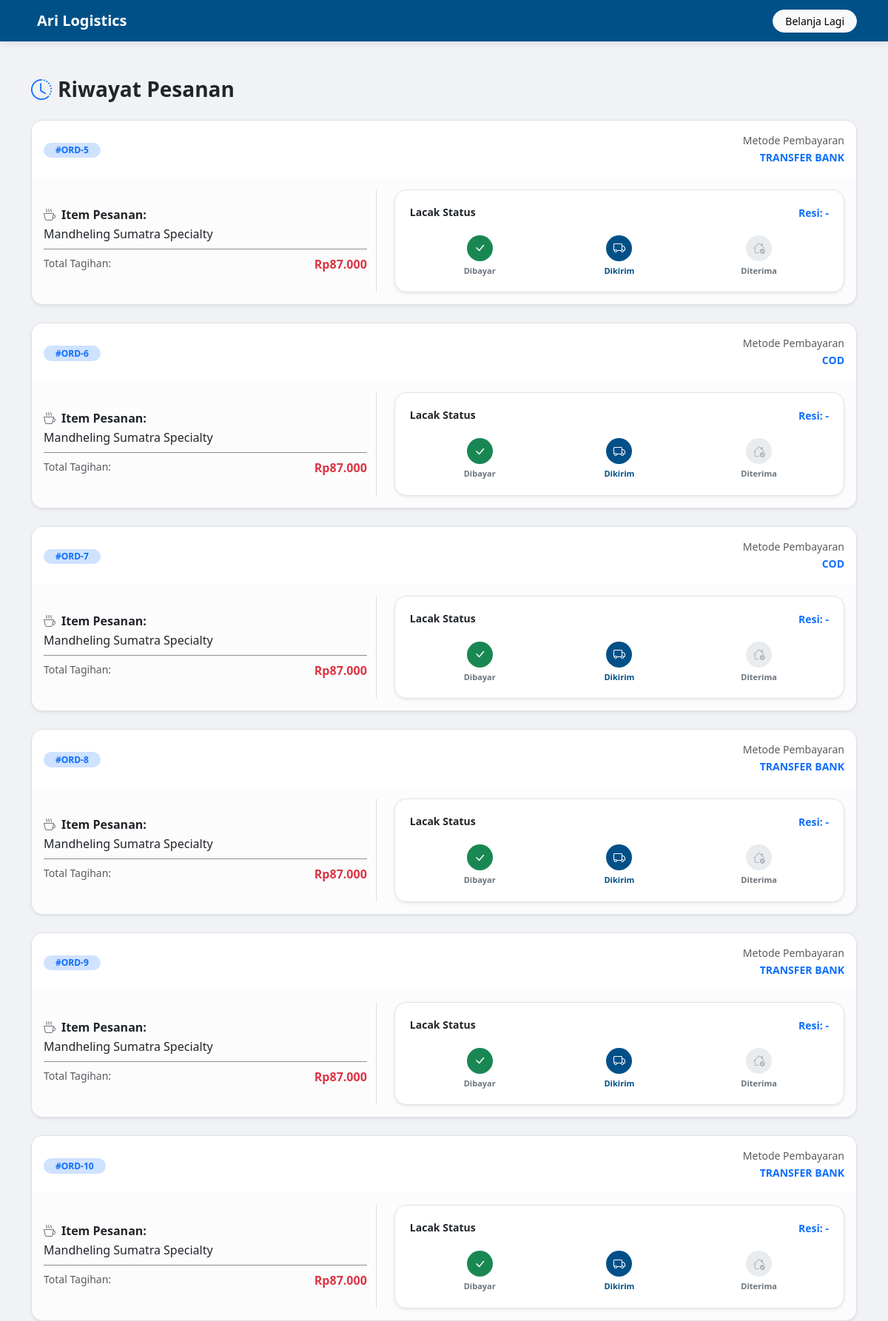
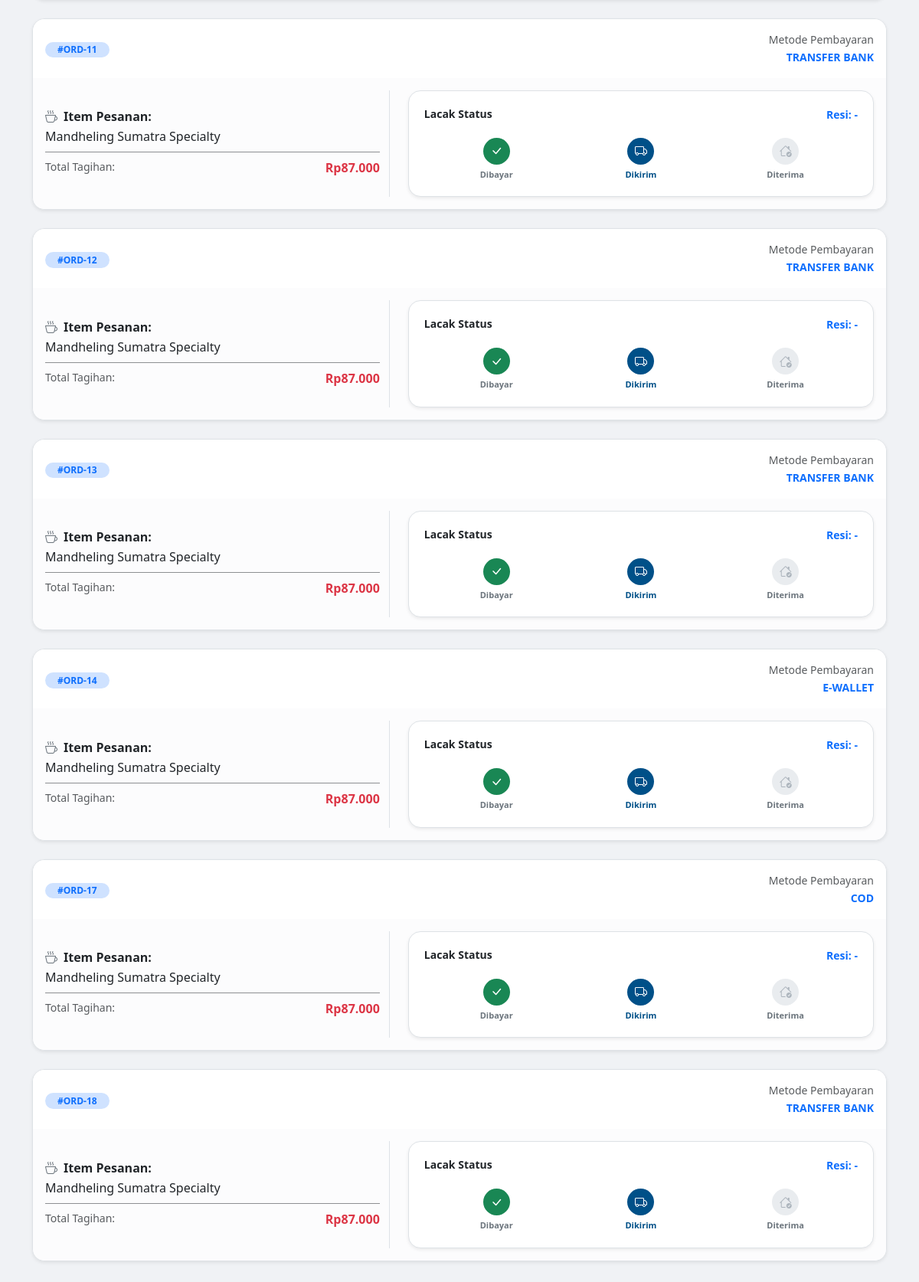
The app's page /track (signed in) with its own data (2 pictures, top to bottom).
### app.py (models this page shows)
class Order(db.Model):
    id = db.Column(db.Integer, primary_key=True)
    user_id = db.Column(db.Integer, db.ForeignKey('user.id'), nullable=False)
    items = db.Column(db.String(500), nullable=False)
    total_harga = db.Column(db.Integer, nullable=False)
    status = db.Column(db.String(50), default='Diproses')
    resi = db.Column(db.String(100), default='-')
    metode_pembayaran = db.Column(db.String(50)) # KOLOM INI WAJIB ADA

### app.py (the view)
@app.route('/track')
@login_required
def track_orders():
    user_orders = Order.query.filter_by(user_id=current_user.id).all()
    return render_template('track.html', orders=user_orders)

### app.py (called while the page is built)
@login_manager.user_loader
def load_user(user_id):
    return User.query.get(int(user_id))

### templates/track.html (shortened to what this page needs)
<!DOCTYPE html>
<html lang="id">
<head>
    <link href="https://cdn.jsdelivr.net/npm/bootstrap@5.3.0/dist/css/bootstrap.min.css" rel="stylesheet">
    <link rel="stylesheet" href="https://cdn.jsdelivr.net/npm/bootstrap-icons@1.11.0/font/bootstrap-icons.css">
</head>
<body>
<nav class="navbar navbar-dark mb-5">
    <div class="container">
        <a class="navbar-brand fw-bold" href="/">Ari Logistics</a>
        <a href="/" class="btn btn-light btn-sm rounded-pill px-3">Belanja Lagi</a>
    </div>
</nav>
<div class="container pb-5">
    <h3 class="fw-bold mb-4"><i class="bi bi-clock-history me-2 text-primary"></i>Riwayat Pesanan</h3>
    {% if orders %}
        <div class="row">
            {% for o in orders %}
            <div class="col-12 mb-4">
                <div class="card card-order shadow-sm border">
                    <div class="card-header bg-white border-0 py-3 d-flex justify-content-between align-items-center">
                        <div>
                            <span class="badge bg-primary-subtle text-primary rounded-pill px-3">#ORD-{{ o.id }}</span>
                        </div>
                        <div class="text-end">
                            <span class="small text-muted d-block">Metode Pembayaran</span>
                            <span class="fw-bold small text-uppercase text-primary">{{ o.metode_pembayaran }}</span>
                        </div>
                    </div>
                    <div class="card-body bg-light-subtle">
                        <div class="row g-4 align-items-center">
                            <div class="col-md-5">
                                <h6 class="fw-bold mb-1"><i class="bi bi-cup-hot me-2 text-secondary"></i>Item Pesanan:</h6>
                                <p class="mb-0 text-dark">{{ o.items }}</p>
                                <hr class="my-2 opacity-50">
                                <div class="d-flex justify-content-between mt-2">
                                    <span class="text-muted small">Total Tagihan:</span>
                                    <span class="fw-bold text-danger">Rp{{ "{:,.0f}".format(o.total_harga).replace(',', '.') }}</span>
                                </div>
                            </div>
                            <div class="col-md-7 border-start ps-md-4">
                                <div class="status-tracker border shadow-sm rounded-4">
                                    <div class="d-flex justify-content-between align-items-center mb-3">
                                        <h6 class="fw-bold mb-0 small">Lacak Status</h6>
                                        <small class="text-primary fw-bold">Resi: {{ o.resi }}</small>
                                    </div>
                                    <div class="stepper">
                                        <div class="step completed">
                                            <div class="step-icon"><i class="bi bi-check-lg"></i></div>
                                            <div class="step-label">Dibayar</div>
                                        </div>
                                        <div class="step active">
                                            <div class="step-icon"><i class="bi bi-truck"></i></div>
                                            <div class="step-label">Dikirim</div>
                                        </div>
                                        <div class="step">
                                            <div class="step-icon"><i class="bi bi-house-check"></i></div>
                                            <div class="step-label">Diterima</div>
                                        </div>
                                    </div>
                                </div>
                            </div>
                        </div>
                    </div>
                </div>
            </div>
            {% endfor %}
        </div>
    {% endif %}
</div>
</body>
</html>

### templates/track.html (style rules this page uses)
body { background-color: #f0f2f5; font-family: 'Segoe UI', Tahoma, Geneva, Verdana, sans-serif; }
.navbar { background-color: #005088; box-shadow: 0 2px 10px rgba(0,0,0,0.1); }
.card-order { border: none; border-radius: 16px; overflow: hidden; transition: 0.3s; }
.status-tracker { background: #fff; padding: 20px; border-radius: 12px; }
.stepper { display: flex; justify-content: space-around; margin-top: 20px; position: relative; }
.step { text-align: center; width: 100%; position: relative; z-index: 1; }
.step-icon { width: 35px; height: 35px; border-radius: 50%; background: #e9ecef; display: inline-flex; align-items: center; justify-content: center; color: #adb5bd; font-weight: bold; margin-bottom: 5px; }
.step.active .step-icon { background: #005088; color: white; }
.step.completed .step-icon { background: #198754; color: white; }
.step-label { font-size: 11px; font-weight: 600; color: #6c757d; }
.step.active .step-label { color: #005088; }

### records on screen
Order: id "5", metode_pembayaran "TRANSFER BANK", items "Mandheling Sumatra Specialty", total_harga "87.000", resi "-"
Order: id "6", metode_pembayaran "COD", items "Mandheling Sumatra Specialty", total_harga "87.000", resi "-"
Order: id "7", metode_pembayaran "COD", items "Mandheling Sumatra Specialty", total_harga "87.000", resi "-"
Order: id "8", metode_pembayaran "TRANSFER BANK", items "Mandheling Sumatra Specialty", total_harga "87.000", resi "-"
Order: id "9", metode_pembayaran "TRANSFER BANK", items "Mandheling Sumatra Specialty", total_harga "87.000", resi "-"
Order: id "10", metode_pembayaran "TRANSFER BANK", items "Mandheling Sumatra Specialty", total_harga "87.000", resi "-"
Order: id "11", metode_pembayaran "TRANSFER BANK", items "Mandheling Sumatra Specialty", total_harga "87.000", resi "-"
Order: id "12", metode_pembayaran "TRANSFER BANK", items "Mandheling Sumatra Specialty", total_harga "87.000", resi "-"
Order: id "13", metode_pembayaran "TRANSFER BANK", items "Mandheling Sumatra Specialty", total_harga "87.000", resi "-"
Order: id "14", metode_pembayaran "E-WALLET", items "Mandheling Sumatra Specialty", total_harga "87.000", resi "-"
Order: id "17", metode_pembayaran "COD", items "Mandheling Sumatra Specialty", total_harga "87.000", resi "-"
Order: id "18", metode_pembayaran "TRANSFER BANK", items "Mandheling Sumatra Specialty", total_harga "87.000", resi "-"
